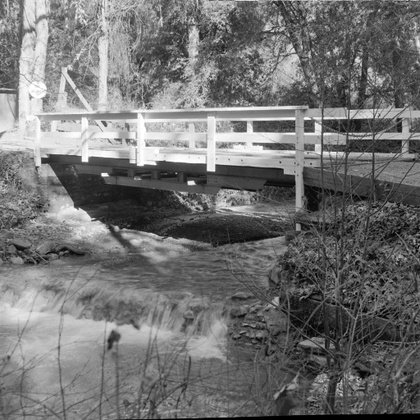
%> input picture test1.jpg, 420 x 420 px, shrunk from 512 x 512 before the run
$ octave main.m   (GNU Octave 9; MATLAB toolbox functions it lacks are replaced by stand-ins)
%> lines starting %> are read from the running program, lines starting %| are printed output that depends on the picture
### version Final/MKE_optimizer.m
function out = MKE_optimizer( problem, params )
%MKE_ALGORITHMV2 Una variaci髇 del algoritmo Monkey King Evolution
%   Funciona igual que el MKE Original, solo que busca los valores m醲imos
%   en valores discretos.

  %Tomar par醡etros de inicializaci髇

  %benchmarkfunction = problem.benchmarkfunction;
  %Kapur se utiliza como benchmark function predeterminada con los siguientes par醡etros:
  % m = 1                   : Ya que se eval鷄 un solo vector
  % n = dimensions          : N鷐ero de thresholds
  % level = params.level    : Cantidad de clases
  % xr = vector monkey      : Vector a evaluar
  % probR = params.probR    : Probabilidad para el histograma (constante)
  % m =1 , no dimensiones threshold = level no clases, xr poblacion, probR histograma normalizado
  m = 1;

  %Par醡etros para el algoritmo MKE
  dimensions = problem.dimensions;
  populationSize = problem.populationSize;
  constant = params.constant;

  %Par醡etros para la funci髇
  level = params.level;
  probR = params.probR;
  limits = params.limits;
  iterations = params.iterations;
  FC = params.FC;                   %Fluctuaci髇 para los Kings
  F = params.F;                     %Fluctuaci髇 para los Smalls
  %%%%%%%%%%%%%%%%%%%%%%%%%%%%%%%%%%%%%%%%%%%%%%%%%%%%%%%%%%%%%%%%%%%%%%%%%%%%%%%%%%%%%%%%%%%%%%%%%

  %Inicializar espacio de b鷖queda (Poblaci髇 inicial)
  %Los vectores deben de tener valores ordenados
  population = zeros(populationSize, dimensions);
  for i = 1:populationSize
      population(i,:) = sort(unidrnd(limits(2), 1, dimensions));
  end

  %Inicializar mejores posiciones locales
  bestlocal = population;

  %Ronda de Inicializaci髇:
  %Inicializar matriz X_mk,G (M醲imo global)
  %Xmk -> Small monkey  en la poblaci髇
  XmkG = population(1,:);
  maxTightness = Kapur(m, dimensions, level, population(1,:), probR);
  for i = 2:populationSize
    tightness = Kapur(m, dimensions, level, population(i,:), probR);
    if  tightness > maxTightness
      maxTightness = tightness;
      XmkG = population(i,:);
    end
  end

  %Matrix X_mk,G
  %En la primera iteraci髇, todos los Kings son iguales
  cd = constant * dimensions;
  XmkG_matrix = repmat(XmkG, cd, 1);

  %Inicializar R1 y R2
  r1 = zeros(cd, dimensions);
  r2 = zeros(cd, dimensions);

  for i = 1:cd
    j = randi([1, populationSize]);
    r1(i,:) = population(j, :);
    j = randi([1, populationSize]);
    r2(i,:) = population(j, :);
  end

  %Calcular  X_diff
  xdiff = abs(r1 - r2);

  %Calcular nueva matriz X_mk,G
  XmkG_matrix = XmkG_matrix + FC * xdiff;

  %Ordenar vectores en la matriz de Kings
  for i = 1:cd
    XmkG_matrix(i,:) = sort(XmkG_matrix(i,:));
  end
  for j = 1:cd
        %Comprobar que la nueva posicion este dentro del arreglo
        for k = 1:dimensions
            if XmkG_matrix(j, k) < limits(1)
                XmkG_matrix(j,k) = limits(1);
            end
            if XmkG_matrix(j, k) > limits(2)
                XmkG_matrix(j,k) = limits(2);
            end
        end
   end

  %Actualizaci髇n de X_mk,G (M醲imo global)
  for j = 1:cd
    tightness = Kapur(m, dimensions, level, XmkG_matrix(j,:), probR);
    if  tightness > maxTightness
      maxTightness = tightness;
      XmkG = XmkG_matrix(j,:);
    end
  end

  %Iteraciones (Moviendo monos)
  bestt = zeros(iterations);
  for i = 1:iterations
    bestt(i) = maxTightness;
    %Mover monos
    for j = 1:populationSize
      %speed = unidrnd( limits(2));
      newPosition = bestlocal(j,:) + F * rand() * (XmkG - population(j,:));
      %Comprobar que la nueva posicion este dentro del arreglo
      for k = 1:dimensions
          if newPosition(k) < limits(1)
              newPosition(k) = limits(1);
          end
          if newPosition(k) > limits(2)
              newPosition(k) = limits(2);
          end
      end
      %Ordenar el vector
      newPosition = sort(fix(newPosition));
      %Calcular error de nueva posi髇
      newtightness = Kapur(m, dimensions, level, newPosition, probR);
      %Calcular error de m醲imo local
      lbtightness = Kapur(m, dimensions, level, bestlocal(j,:), probR);
      %Actualizar posici髇 en poblaci贸n
      population(j,:) = newPosition;

      %Actualizar m醲imo local si es mayor el nuevo tightness
      if newtightness > lbtightness
        bestlocal(j,:) = newPosition;
      end
    end

    %Actualizar R1 y R2
    for j = 1:cd
      k = randi([1, populationSize]);
      r1(j,:) = population(k, :);
      k = randi([1, populationSize]);
      r2(j,:) = population(k, :);
    end

    %Calcular  X_diff
    xdiff = r1 - r2;

    %Calcular nueva matriz X_mk,G
    XmkG_matrix = XmkG_matrix + FC * xdiff;

    %"Normalizar" vectores
    for j = 1:cd
        %Comprobar que la nueva posicion este dentro del arreglo
        for k = 1:dimensions
            if XmkG_matrix(j, k) < limits(1)
                XmkG_matrix(j,k) = limits(1);
            end
            if XmkG_matrix(j, k) > limits(2)
                XmkG_matrix(j,k) = limits(2);
            end
        end
    end

    %Ordenar vectores en la matriz de Kings
    for j = 1:cd
      XmkG_matrix(j,:) = sort(XmkG_matrix(j,:));
    end

    %Actualizaci髇 de X_mk,G (M醲imo global)
    for j = 1:cd
      tightness = Kapur(m, dimensions, level, XmkG_matrix(j,:), probR);
      if  tightness > maxTightness
        maxTightness = tightness;
        XmkG = XmkG_matrix(j,:);
      end
    end

  end

  figure;
  semilogy(bestt, 'LineWidth', 2);
  xlabel('Iteration');
  ylabel('BestTreeCost');
  grid on;

  out = XmkG;

end


### version Final/Kapur.m
%Diego Oliva, Erik Cuevas, Gonzalo Pajares, Daniel Zaldivar, Valent韓 Osuna.
%A Multilevel Thresholding algorithm using electromagnetism optimization
%Universidad Complutense de Madrid / Universidad de Guadalajara

%%%%%%%%%%%%%%%%%%%%%%%%%%%%%%%%%%%%%%%%%%%%%%%%%%%%%%%%%%%%%%%%%%%%%%%%%%%%%%%%%%%%%%%%%%
%The algorithm was published as:
%Diego Oliva, Erik Cuevas, Gonzalo Pajares, Daniel Zaldivar, Valent韓 Osuna.
%A Multilevel Thresholding algorithm using electromagnetism optimization,
%Journal of Neurocomputing, 139, (2014), 357-381.
%%%%%%%%%%%%%%%%%%%%%%%%%%%%%%%%%%%%%%%%%%%%%%%%%%%%%%%%%%%%%%%%%%%%%%%%%%%%%%%%%%%%%%%%%%


function fitR = Kapur(m,n,level,xR,PI)


%Metodo de Entropia de Kapur
fitR = zeros(1,m);
for j = 1: m
    PI0 = PI(1:xR(j,1)); % probabilidad de la primer clase
    ind = PI0 == 0;
    ind = ind .* eps;
    PI0 = PI0 + ind;
    clear ind
    w0 =  sum(PI0); %w0 de la primer clase
    H0 = -sum((PI0/w0).*(log2(PI0/w0)));
    fitR(j) = fitR(j) + H0;

    for jl = 2: level
        PI0 = PI(xR(j,jl-1)+1:xR(j,jl)); % probabilidad de la primer clase
        ind = PI0 == 0;
        ind = ind .* eps;
        PI0 = PI0 + ind;
        clear ind
        w0 =  sum(PI0); %w0 de la primer clase
        H0 = -sum((PI0/w0).*(log2(PI0/w0)));
        fitR(j) = fitR(j) + H0;
    end
end

### version Final/main.m
%Intructions:
% I -> Original Image, could be RGB or Gray Scale
% level -> Number of threshold to find
% This version works with KAPUR as fitness function.

close all
clear all
clc

%Paso 1 cargar imagen
% Se carga la imagen RGB o escala de grises
Ir = imread('test1.jpg');
%> Ir is the input picture: size 420x420 uint8; min 0, max 255, mean 113.8
% Se asigna el nivel de segmentacion
level = 20;
I = rgb2gray(Ir);

%Paso 2 Convertir a escala de grises
% Se obtienen los histogramas si la imagen es RGB uno por cada canal si es
% en escala de grises solamente un historgrama.
if size(I,3) == 1 %grayscale image
    [n_countR, x_valueR] = imhist(I(:,:,1));
%> n_countR = 256 values, max 1555 at index 86, min 33 at index 4, mean 689.1; x_valueR = 256 values from 0 to 255
elseif size(I,3) == 3 %RGB image
    %histograma para cada canal RGB
    [n_countR, x_valueR] = imhist(I(:,:,1));
    [n_countG, x_valueG] = imhist(I(:,:,2));
    [n_countB, x_valueB] = imhist(I(:,:,3));
end
Nt = size(I,1) * size(I,2); %Cantidad total de pixeles en la imagen RENG X COL
%> Nt = 176400
%Lmax niveles de color a segmentar 0 - 256
Lmax = 256;   %256 different maximum levels are considered in an image (i.e., 0 to 255)

%Calcular el Histograma
% Distribucion de probabilidades de cada nivel de intensidad del histograma 0 - 256
for i = 1:Lmax
    if size(I,3) == 1
        %grayscale image
        probR(i) = n_countR(i) / Nt;
    elseif size(I,3) == 3
        %RGB image
        probR(i) = n_countR(i) / Nt;
        probG(i) = n_countG(i) / Nt;
        probB(i) = n_countB(i) / Nt;
    end
end
%> after the loop, probR = 256 values, max 0.00882 at index 86, min 0.000187 at index 4, mean 0.00391


%Implementacion del algoritmo
%function fitR = Kapur(m,n,level,xR,PI)
% m = 1, n = dimensions, level = level.
%xR = probR, PI = .
problem.benchmarkfunction = @ (x) Kapur (x);
problem.dimensions = level;                         %No de dimensiones
problem.populationSize = 100;                   %Tama駉 de la poblacion
param.constant = 3;                             %Constante Empirica
param.limits = [0, 256];                        %Limites
param.F = 0.05;                                 %Fluctuaciones de los Reyes Monos
param.FC = 5;                                   %Fluctuaciones de los Monos
param.iterations = 1000;                        %No de iteraciones
param.level = level;                                %Thresholdings
param.probR = probR;                            %Distribucion del histograma
%> param.probR has the same summary as probR


%Ejecucion del algoritmo
answer = MKE_optimizer(problem, param);
%> in MKE_optimizer, `constant = params.constant;`: constant = 3
%> in MKE_optimizer, `level = params.level;`: level = 20
%> in MKE_optimizer, `limits = params.limits;`: limits = [0 256]
%> in MKE_optimizer, `iterations = params.iterations;`: iterations = 1000
%> in MKE_optimizer, `FC = params.FC;`: FC = 5
%> in MKE_optimizer, `F = params.F;`: F = 0.05
%> in MKE_optimizer, `XmkG = population(1,:);`: XmkG = 20 values from 65 to 252
%> the loop in Kapur, `for j = 1: m` made 1 pass
%> in MKE_optimizer, `maxTightness = Kapur(m, dimensions, level, population(1,:), probR);`: maxTightness = 55.02
%> the loop in MKE_optimizer, `for i = 2:populationSize` made 99 passes
%> (tightness, maxTightness) on passes 1, 16: (63.01, 63.01), (63.92, 63.92)
%> tightness on passes 2 to 7: 57.02, 61.66, 62.4, 60.84, 58.71, 61.95
%> after the loop in MKE_optimizer, `for i = 2:populationSize`: XmkG = 20 values from 13 to 251; maxTightness = 65.91
%> in MKE_optimizer, `cd = constant * dimensions;`: cd = 60
%> in MKE_optimizer, `XmkG_matrix = repmat(XmkG, cd, 1);`:
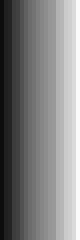
%> XmkG_matrix: size 60x20 double (shown 4 times larger); min 13, max 251, mean 127.4
%> in MKE_optimizer, `r1 = zeros(cd, dimensions);`: r1: size 60x20 double; every value is 0
%> the loop in MKE_optimizer, `for i = 1:cd` made 60 passes
%> the loop in MKE_optimizer, `for j = 1:cd` made 60 passes
%> the loop in MKE_optimizer, `for j = 1:cd` made 60 passes
%> tightness on passes 1 to 12: 10.8, 40.8, 55.94, 36.51, 33.78, 47.2, 37.19, 26.78, 36.55, 54.56, 41.46, 16.09
%> in MKE_optimizer, `bestt = zeros(iterations);`: bestt: size 1000x1000 double; every value is 0
%> (the run ends here)
